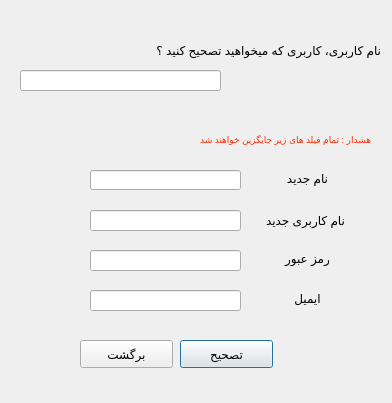
<?xml version="1.0" encoding="UTF-8"?>
<ui version="4.0">
 <class>Dialog</class>
 <widget class="QDialog" name="Dialog">
  <property name="geometry">
   <rect>
    <x>0</x>
    <y>0</y>
    <width>392</width>
    <height>403</height>
   </rect>
  </property>
  <property name="windowTitle">
   <string>Dialog</string>
  </property>
  <property name="styleSheet">
   <string notr="true">alternate-background-color: rgb(255, 215, 227);</string>
  </property>
  <widget class="QLineEdit" name="new_name_lineedit">
   <property name="geometry">
    <rect>
     <x>90</x>
     <y>170</y>
     <width>151</width>
     <height>20</height>
    </rect>
   </property>
  </widget>
  <widget class="QLineEdit" name="newusernamelineedit">
   <property name="geometry">
    <rect>
     <x>90</x>
     <y>210</y>
     <width>151</width>
     <height>21</height>
    </rect>
   </property>
  </widget>
  <widget class="QLineEdit" name="new_password_lineedit">
   <property name="geometry">
    <rect>
     <x>90</x>
     <y>250</y>
     <width>151</width>
     <height>21</height>
    </rect>
   </property>
  </widget>
  <widget class="QLineEdit" name="new_email_lineedit">
   <property name="geometry">
    <rect>
     <x>90</x>
     <y>290</y>
     <width>151</width>
     <height>21</height>
    </rect>
   </property>
  </widget>
  <widget class="QLabel" name="detailslable">
   <property name="geometry">
    <rect>
     <x>100</x>
     <y>130</y>
     <width>271</width>
     <height>20</height>
    </rect>
   </property>
   <property name="font">
    <font>
     <pointsize>7</pointsize>
    </font>
   </property>
   <property name="styleSheet">
    <string notr="true">color: rgb(255, 42, 0);</string>
   </property>
   <property name="text">
    <string>هشدار : تمام فیلد های زیر جایگزین خواهند شد</string>
   </property>
  </widget>
  <widget class="QLabel" name="new_name_lable">
   <property name="geometry">
    <rect>
     <x>280</x>
     <y>170</y>
     <width>55</width>
     <height>16</height>
    </rect>
   </property>
   <property name="text">
    <string>نام جدید</string>
   </property>
   <property name="alignment">
    <set>Qt::AlignCenter</set>
   </property>
  </widget>
  <widget class="QLabel" name="new_username_lable">
   <property name="geometry">
    <rect>
     <x>260</x>
     <y>210</y>
     <width>91</width>
     <height>20</height>
    </rect>
   </property>
   <property name="text">
    <string>نام کاربری جدید</string>
   </property>
   <property name="alignment">
    <set>Qt::AlignCenter</set>
   </property>
  </widget>
  <widget class="QLabel" name="new_password_lable">
   <property name="geometry">
    <rect>
     <x>280</x>
     <y>250</y>
     <width>55</width>
     <height>16</height>
    </rect>
   </property>
   <property name="text">
    <string>رمز عبور</string>
   </property>
   <property name="alignment">
    <set>Qt::AlignCenter</set>
   </property>
  </widget>
  <widget class="QLabel" name="new_email_lable">
   <property name="geometry">
    <rect>
     <x>280</x>
     <y>290</y>
     <width>55</width>
     <height>16</height>
    </rect>
   </property>
   <property name="text">
    <string>ایمیل</string>
   </property>
   <property name="alignment">
    <set>Qt::AlignCenter</set>
   </property>
  </widget>
  <widget class="QLabel" name="details_labl">
   <property name="geometry">
    <rect>
     <x>120</x>
     <y>40</y>
     <width>261</width>
     <height>20</height>
    </rect>
   </property>
   <property name="text">
    <string>نام کاربری، کاربری که میخواهید تصحیح کنید ؟</string>
   </property>
  </widget>
  <widget class="QLineEdit" name="enter_username_wants_to_edit_lineedit">
   <property name="geometry">
    <rect>
     <x>20</x>
     <y>70</y>
     <width>201</width>
     <height>21</height>
    </rect>
   </property>
  </widget>
  <widget class="QPushButton" name="edit_button">
   <property name="geometry">
    <rect>
     <x>180</x>
     <y>340</y>
     <width>93</width>
     <height>28</height>
    </rect>
   </property>
   <property name="text">
    <string>تصحیح</string>
   </property>
  </widget>
  <widget class="QPushButton" name="back_button">
   <property name="geometry">
    <rect>
     <x>80</x>
     <y>340</y>
     <width>93</width>
     <height>28</height>
    </rect>
   </property>
   <property name="text">
    <string>برگشت</string>
   </property>
  </widget>
 </widget>
 <resources/>
 <connections/>
</ui>
